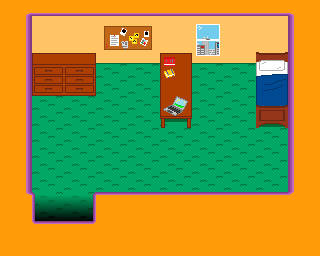

A 2D game scene composited from a Tiled map and its tileset images. What follows is a short description and the map's XML, with every tile layer's data as written:
An orthogonal 10x8 tile map with 32x32 px tiles, 1 tile layer (Tile Layer 1).

<map version="1.4" tiledversion="1.4.3" orientation="orthogonal" renderorder="right-down" width="10" height="8" tilewidth="32" tileheight="32" infinite="0" nextlayerid="2" nextobjectid="1">
 <tileset firstgid="1" source="hr_tileset.tsx" />
 <layer id="1" name="Tile Layer 1" width="10" height="8">
  <data encoding="csv">
5,9,9,15,16,9,13,9,9,6,
11,25,26,17,18,27,14,19,20,12,
11,23,24,1,1,28,1,1,21,12,
11,1,1,1,1,29,1,1,22,12,
11,1,1,1,1,1,1,1,1,12,
11,1,1,1,1,1,1,1,1,12,
7,2,3,10,10,10,10,10,10,8,
4,4,4,4,4,4,4,4,4,4
</data>
 </layer>
</map>